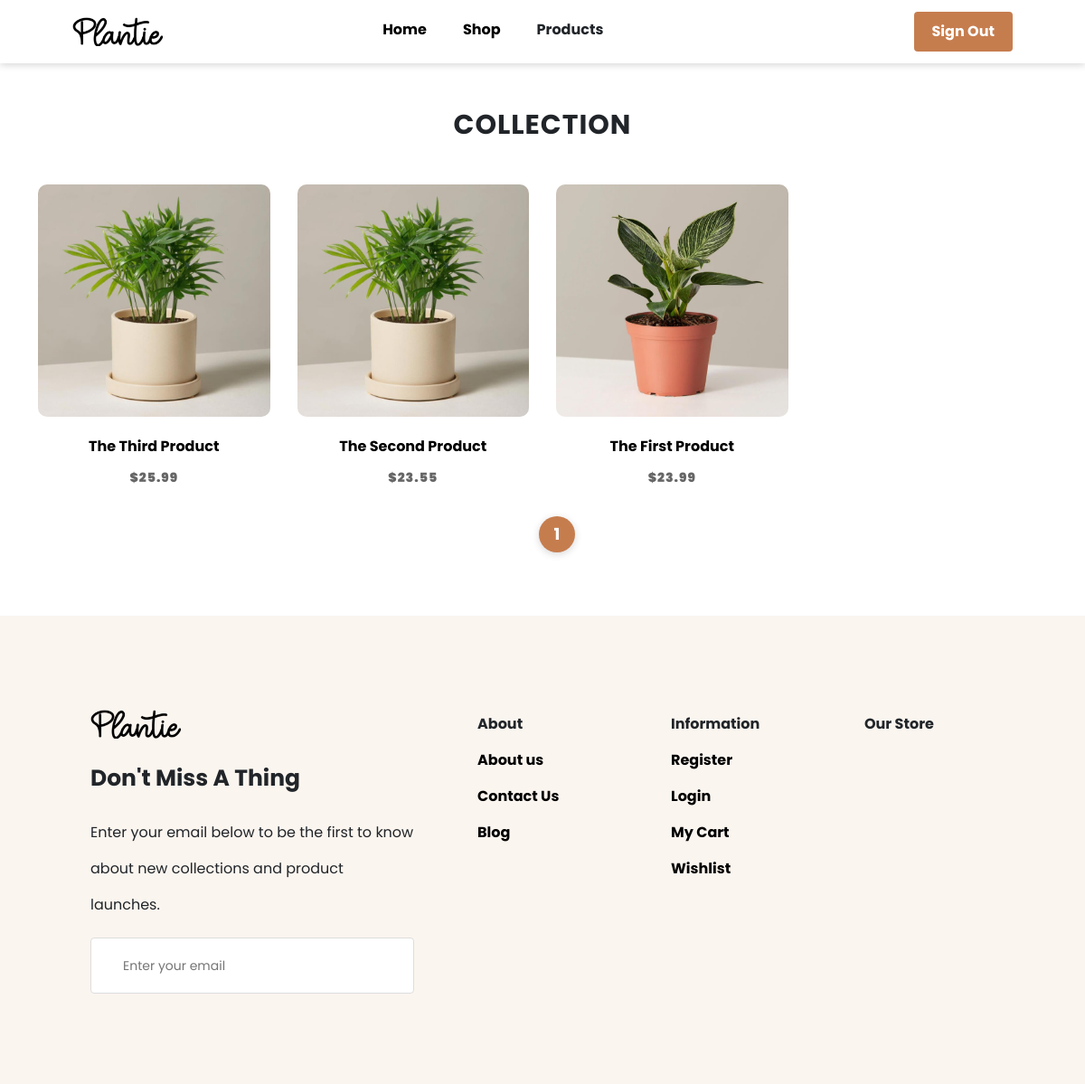
The page /collection/ (signed in) on the database its author committed.
### shop/models.py (models this page shows, shortened)
class Item(models.Model):
    title = models.CharField(max_length=200)
    price = models.FloatField(max_length=200)
    category = models.ForeignKey(Category, on_delete=models.CASCADE)
    slug = models.SlugField(blank=False, null=False, unique=True)
    date_created = models.DateTimeField(auto_now_add=True)
    image = models.ImageField(upload_to='images')

### shop/views.py (the view)
# urls.py: path('collection/', include('shop.urls')),
def shop(request):
    cart_user = getCartOfCustomer(request)
    page = request.GET.get('page')
    page = page or 1
    items_in_store = Item.objects.all().order_by('id').reverse()
    PER_PAGE = 4
    item_render = Paginator(items_in_store, PER_PAGE)
    page_product = item_render.get_page(page)
    total_item = item_render.count
    page_range = item_render.page_range
    return render(request, 'collection.html', {
        'products': page_product,
        'range_pagination': page_range,
        'total_record': total_item,
        'has_previous_page': page_product.has_previous(),
        'has_next_page': page_product.has_next(),
        'next_page': int(page) + 1,
        'current_page': int(page),
        'isAuthenticated': isAuthenticated(request),
        'cart_user': cart_user
    })

### shop/models.py (called while the page is built)
    def __str__(self):
        return self.name_category

### util/getCartCustomer.py (called while the page is built)
def getCartOfCustomer(request):
    if not isAuthenticated(request):
        return None
    customer = Customer.objects.get(user_id=request.user.id)
    userId = customer.user_id
    list__items__filter = CartCustomer.objects.filter(customer__user__id=userId).select_related('item')
    return list__items__filter

### util/isAuthenticated.py (called while the page is built)
def isAuthenticated(request):
    if request.user.is_authenticated:
        return True
    return False

### templates/collection.html (shortened to what this page needs)
{% extends 'base.html' %}
{% load static %}
{% block css %} <link rel="stylesheet" href="{% static '/scss/collection.css' %}"> {% endblock %}
{% block main %}
    {% include 'include/header.html' with  header_title="Collection" %}
    <div class="container container--collections line-down">
       <div class="grid-products">
           {% for product in products %}
           <div class="product-container">
                <div class="image-product position-relative">
                    <img src="{{ product.image.url }}" alt="">
                </div>
                <div class="product-content text-center">
                    <a href="{{product.slug}}">{{ product.title }}</a>
                    <p>${{ product.price }}</p>
                </div>
            </div>
           {% endfor %}
       </div>
       <ul class="pagination_items">
        {% for value in range_pagination %}
            <li class="{% if value == current_page %}active-pagination{%endif%}"><a href="?page={{ value }}">{{value}}</a></li>
        {% endfor %}
   </ul>
    </div>
{% endblock %}

### static/scss/main.css (style rules this page uses)
:root { --white: #fff; --black-primary: #000000; --brown: #c67d4e; --border-color: #ddd; --light-gray: #666666; --xs-fs: 12px; --sm-fs: 14px; --md-fs: 16px; --lg-fs: 18px; --fs-heading: 40px; --sm-space: 15px; --md-space: 20px; --lg-space: 25px; --space: 40px; --space: 80px; --space-bottom: 70px; --weight-700: 700; --weight-800: 800; --weight-900: 900; --small-size: 20px; --medium-size: 30px; --large-size: 40px; --primary-shadow: 0px 2px 8px rgba(0, 0, 0, .16); --secondary-shadow: 0px 20px 40px rgba(0, 0, 0, .2); --footer-background: #fbf5ef; }
* { padding: 0; margin: 0; -webkit-box-sizing: border-box; box-sizing: border-box; font-family: "Poppins", sans-serif; }
body { overflow-x: hidden; }
a { text-decoration: none; color: var(--black-primary); }
.line-down { margin-bottom: var(--space-bottom); }
.pagination_items { display: -webkit-box; display: -ms-flexbox; display: flex; -webkit-box-pack: center; -ms-flex-pack: center; justify-content: center; -webkit-box-align: center; -ms-flex-align: center; align-items: center; padding-top: var(--lg-space); list-style: none; }
.pagination_items a { text-decoration: none; color: var(--black-primary) !important; }
.pagination_items li { width: 40px; height: 40px; display: -webkit-box; display: -ms-flexbox; display: flex; -webkit-box-pack: center; -ms-flex-pack: center; justify-content: center; -webkit-box-align: center; -ms-flex-align: center; align-items: center; -webkit-box-shadow: var(--primary-shadow); box-shadow: var(--primary-shadow); border-radius: 50%; font-size: var(--lg-fs); margin-right: 20px; background: var(--white); font-weight: bold; -webkit-transition: all 0.35s ease; transition: all 0.35s ease; }
.pagination_items li:last-child { margin-right: 0; }
.pagination_items li a { display: -webkit-box; display: -ms-flexbox; display: flex; height: 100%; width: 100%; -webkit-box-pack: center; -ms-flex-pack: center; justify-content: center; -webkit-box-align: center; -ms-flex-align: center; align-items: center; }
.active-pagination { background: var(--brown) !important; }
.active-pagination a { color: var(--white) !important; }

### static/scss/collection.css (style rules this page uses)
:root { --white: #fff; --black-primary: #000000; --brown: #c67d4e; --border-color: #ddd; --light-gray: #666666; --xs-fs: 12px; --sm-fs: 14px; --md-fs: 16px; --lg-fs: 18px; --fs-heading: 40px; --sm-space: 15px; --md-space: 20px; --lg-space: 25px; --space: 40px; --space: 80px; --space-bottom: 70px; --weight-700: 700; --weight-800: 800; --weight-900: 900; --small-size: 20px; --medium-size: 30px; --large-size: 40px; --primary-shadow: 0px 2px 8px rgba(0, 0, 0, .16); --secondary-shadow: 0px 20px 40px rgba(0, 0, 0, .2); --footer-background: #fbf5ef; }
.container--collections .grid-products { display: -ms-grid; display: grid; -ms-grid-columns: (1fr)[4]; grid-template-columns: repeat(4, 1fr); gap: 30px; }
.container--collections .grid-products .image-product { overflow: hidden; }
.container--collections .grid-products img { width: 100%; height: auto; border-radius: 10px; -webkit-transition: all .35s ease; transition: all .35s ease; }
.container--collections .grid-products .product-content { padding-top: var(--sm-space); line-height: 35px; }
.container--collections .grid-products .product-content a { color: var(--black-primary) !important; font-weight: bold; font-size: var(--md-fs); text-transform: capitalize; }
.container--collections .grid-products .product-content p { font-size: var(--sm-fs); margin: 0; letter-spacing: 1px; font-weight: var(--weight-900); color: var(--light-gray); }

### rows shown on the page
Item: image (picture), title "The Third Product", price "25.99"
Item: image (picture), title "The Second Product", price "23.55"
Item: image (picture), title "The First Product", price "23.99"

### other values the page prints
{{ header_title }} "COLLECTION"
{{ value }} "1"
